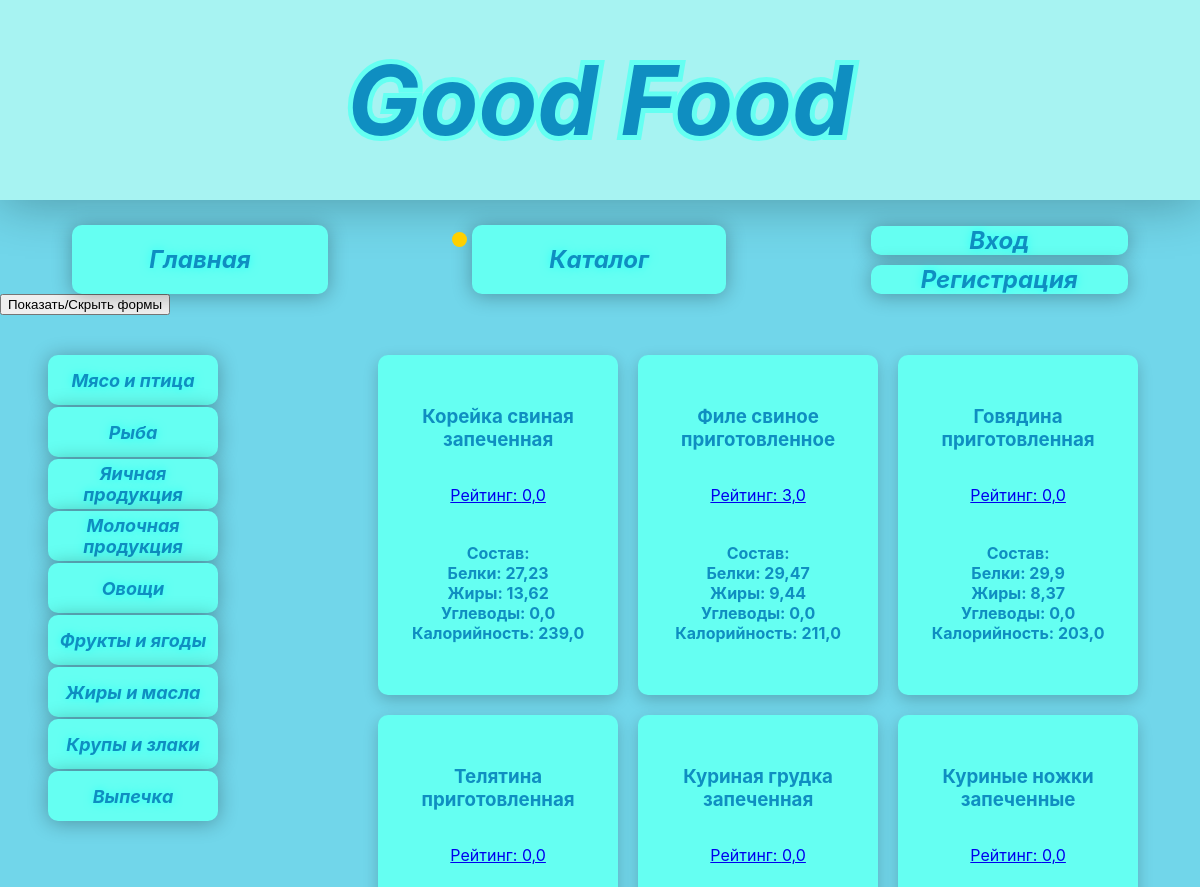
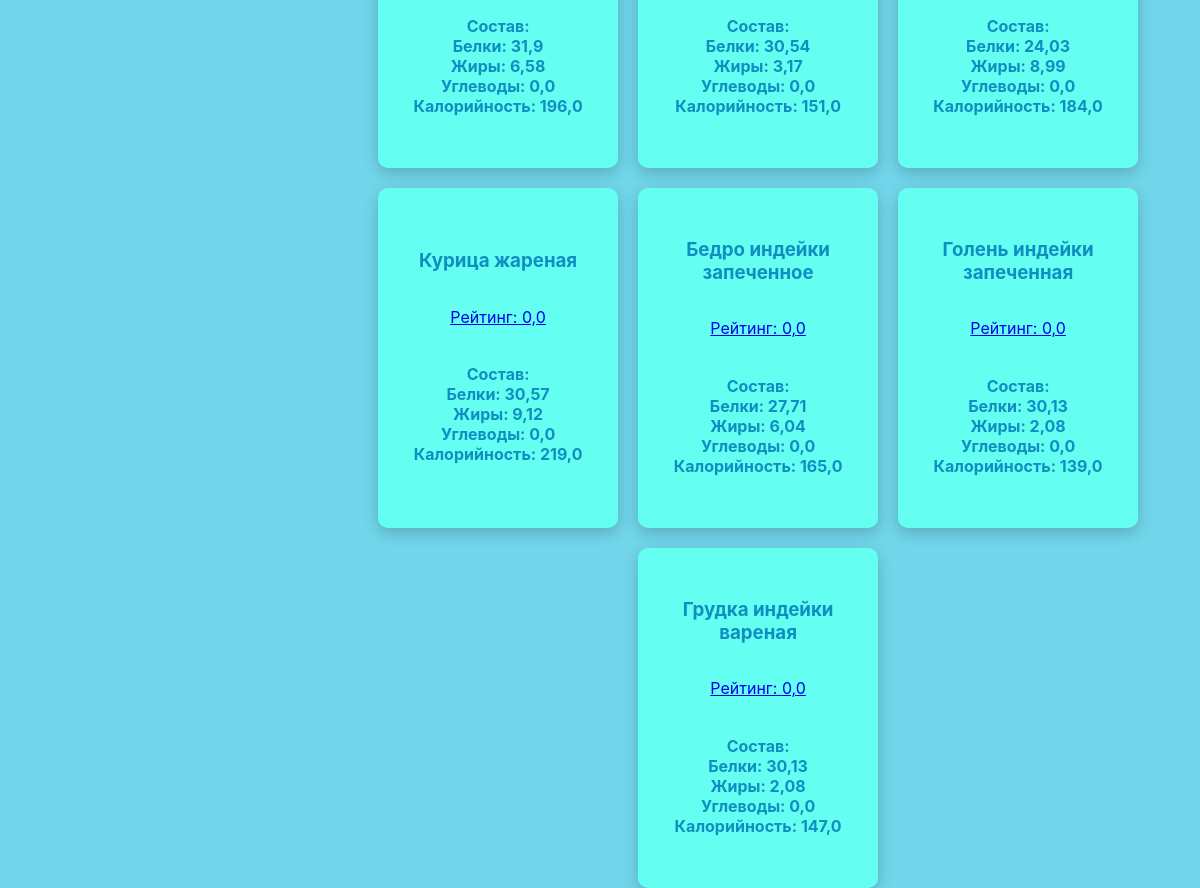
Page /catalog/ on the committed database (2 pictures, top to bottom).
### modulerec/models.py (models this page shows, shortened)
class Category(models.Model):
    name = models.CharField(max_length=100)
    ru_name = models.CharField(max_length=100, blank=True)

class Product(models.Model):
    name = models.CharField(max_length=100)
    category = models.ForeignKey(Category, on_delete=models.CASCADE)
    proteins = models.FloatField(default=0)
    fats = models.FloatField(default=0)
    carbohydrates = models.FloatField(default=0)
    caloricity = models.FloatField(default=0)
    is_for_weight_main = models.BooleanField(default=False)
    is_for_weight_gain = models.BooleanField(default=False)
    is_for_weight_loss = models.BooleanField(default=False)
    class Meta:
        unique_together = ['name', 'category']
    def average_rating(self):
        return self.ratings.aggregate(Avg('value'))['value__avg'] or 0

### modulerec/views.py (the view, shortened to what this page needs)
# urls.py: path('catalog/', views.catalog_view, name='catalog'),
def catalog_view(request):
    categories = Category.objects.all()
    products = Product.objects.all()
    profile = None
    return render(request, 'catalog.html', {
        'categories': categories,
        'products': products,
        'profile': profile,
        })

### templates/catalog.html (shortened to what this page needs)
{% load static %}
<html lang="ru">
    <head>
        <link rel="stylesheet" href="{% static 'styles/base.css' %}">
        <link rel="stylesheet" href="{% static 'styles/catalog.css' %}">
    </head>
    <body>
        <div id="heading">
            <span>Good Food</span>
        </div>
        <div id="body">
            <div class="navbar">
                <a href="{% url 'index' %}" class="nav-button">Главная</a>
                <a href="{% url 'catalog' %}" class="nav-button">Каталог<div class="nav-button--circle"></div></a>
                <div class="auth-buttons">
                    {% if user.is_authenticated %}
                        <a href="{% url 'profile' %}" class="auth-button">Профиль</a>
                        <a href="{% url 'logout' %}" class="auth-button">Выйти</a>
                    {% else %}
                        <a href="{% url 'signin' %}" class="auth-button">Вход</a>
                        <a href="{% url 'signup' %}" class="auth-button">Регистрация</a>
                    {% endif %}
                </div>
            </div>
            <button id="toggleFormsButton">Показать/Скрыть формы</button>
            <div class="catalog-content">
                <div class="catalog-navbar">
                    {% for category in categories %}
                        <button data-target="#{{ category.name }}" class="product-button">
                            {% if category.ru_name %}
                                {{ category.ru_name }}
                            {% else %}
                                {{ category.name }}
                            {% endif %}
                        </button>
                    {% endfor %}
                </div>
                <div class="content-area">
                    {% for category in categories %}
                        <div id="{{ category.name }}" class="content-block {% if forloop.first %}active{% endif %}">
                            <div class="product-grid">
                                {% for product in products %}
                                    {% if product.category == category %}
                                        <div class="product-card">
                                            <h3>{{ product.name }}</h3>
                                            <a href="{% url 'product_detail' product.id %}"><p>Рейтинг: {{ product.average_rating|floatformat:1 }}</p></a>
                                            <h4>Состав: <br>
                                                Белки: {{ product.proteins }}<br>
                                                Жиры: {{ product.fats }}<br>
                                                Углеводы: {{ product.carbohydrates }}<br>
                                                Калорийность: {{ product.caloricity }}
                                            </h4>
                                        </div>
                                    {% endif %}
                                {% endfor %}
                            </div>
                        </div>
                    {% endfor %}
                </div>
            </div>
        </div>
    </body>
</html>

### static/styles/base.css (style rules this page uses)
body { margin: 0; background: #71D6EA; position: relative; }
#heading { z-index: 2; position: relative; display: flex; align-items: center; justify-content: center; width: 100%; height: 200px; background: #A7F3F2; box-shadow: 0px 2px 50px rgba(0, 0, 0, 0.3); }
#heading span { font-family: 'Inter', sans-serif; font-style: italic; font-weight: bold; font-size: 96; color: #0F8EC1; -webkit-text-stroke: 10px #65FFF2; paint-order: stroke fill; }
#body { width: 100%; height: 100%; }
.navbar { z-index: 2; position: relative; display: flex; justify-content: space-around; align-items: center; padding-top: 25px; }
.nav-button { font-family: 'Inter', sans-serif; font-size: 24px; font-weight: bold; font-style: italic; color: #0F8EC1; background: #65FFF2; border: none; border-radius: 10px; padding: 20px 77px; text-shadow: 0 0 10px rgba(0, 255, 255, 0.6); cursor: pointer; box-shadow: 0px 2px 20px rgba(0, 0, 0, 0.3); transition: background 0.3s ease; text-decoration: none; position: relative; }
.auth-button { font-family: 'Inter', sans-serif; font-size: 24px; font-weight: bold; font-style: italic; color: #0F8EC1; background: #65FFF2; border: none; border-radius: 10px; padding: 0px 50px; text-shadow: 0 0 10px rgba(0, 255, 255, 0.6); cursor: pointer; box-shadow: 0px 2px 20px rgba(0, 0, 0, 0.3); transition: background 0.3s ease; text-decoration: none; }
.auth-buttons { display: flex; flex-direction: column; text-align: center; gap: 10px; }

### static/styles/catalog.css (style rules this page uses)
.nav-button--circle { content: ""; width: 15px; height: 15px; background-color: #ffd000; border-radius: 50%; position: absolute; top: 10%; left: -20px; }
.catalog-content { display: flex; }
.catalog-navbar { display: flex; margin-left: 4%; flex-direction: column; width: 21%; align-items: center; padding-top: 40px; gap: 2px; }
.product-button { height: 50px; width: 170px; font-family: 'Inter', sans-serif; font-size: 18px; font-weight: bold; font-style: italic; color: #0F8EC1; background: #65FFF2; border: none; border-radius: 10px; text-shadow: 0 0 10px rgba(0, 255, 255, 0.6); cursor: pointer; box-shadow: 0px 2px 20px rgba(0, 0, 0, 0.3); transition: background 0.3s ease; text-decoration: none }
.content-block { display: none; padding-top: 25px; flex-basis: 75%; padding-left: 10%; padding-top: 20px; border-radius: 10px; transition: opacity 0.3s ease-in-out; }
.content-block.active { display: block; }
.product-grid { display: flex; flex-wrap: wrap; gap: 20px; justify-content: center; margin-top: 20px; }
.product-card { background: #65FFF2; border-radius: 10px; box-shadow: 0px 5px 15px rgba(0, 0, 0, 0.2); padding: 20px; text-align: center; display: flex; flex-direction: column; align-items: center; justify-content: center; width: 200px; height: 300px; transition: transform 0.3s ease, box-shadow 0.3s ease; font-family: 'Inter', sans-serif; color: #0F8EC1; }

### rows in the picture
Category: ru_name "Мясо и птица"
Category: ru_name "Рыба"
Category: ru_name "Яичная продукция"
Category: ru_name "Молочная продукция"
Category: ru_name "Овощи"
Category: ru_name "Фрукты и ягоды"
Category: ru_name "Жиры и масла"
Category: ru_name "Крупы и злаки"
Category: ru_name "Выпечка"
Product: name "Корейка свиная запеченная", average_rating "0,0", proteins "27,23", fats "13,62", carbohydrates "0,0", caloricity "239,0"
Product: name "Филе свиное приготовленное", average_rating "3,0", proteins "29,47", fats "9,44", carbohydrates "0,0", caloricity "211,0"
Product: name "Говядина приготовленная", average_rating "0,0", proteins "29,9", fats "8,37", carbohydrates "0,0", caloricity "203,0"
Product: name "Телятина приготовленная", average_rating "0,0", proteins "31,9", fats "6,58", carbohydrates "0,0", caloricity "196,0"
Product: name "Куриная грудка запеченная", average_rating "0,0", proteins "30,54", fats "3,17", carbohydrates "0,0", caloricity "151,0"
Product: name "Куриные ножки запеченные", average_rating "0,0", proteins "24,03", fats "8,99", carbohydrates "0,0", caloricity "184,0"
Product: name "Курица жареная", average_rating "0,0", proteins "30,57", fats "9,12", carbohydrates "0,0", caloricity "219,0"
Product: name "Бедро индейки запеченное", average_rating "0,0", proteins "27,71", fats "6,04", carbohydrates "0,0", caloricity "165,0"
Product: name "Голень индейки запеченная", average_rating "0,0", proteins "30,13", fats "2,08", carbohydrates "0,0", caloricity "139,0"
Product: name "Грудка индейки вареная", average_rating "0,0", proteins "30,13", fats "2,08", carbohydrates "0,0", caloricity "147,0"
